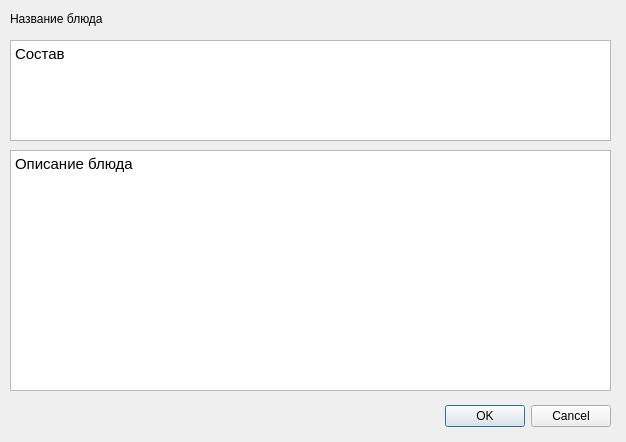
<?xml version="1.0" encoding="UTF-8"?>
<ui version="4.0">
 <class>DetailedDialog</class>
 <widget class="QDialog" name="DetailedDialog">
  <property name="geometry">
   <rect>
    <x>0</x>
    <y>0</y>
    <width>626</width>
    <height>442</height>
   </rect>
  </property>
  <property name="windowTitle">
   <string>Dialog</string>
  </property>
  <widget class="QDialogButtonBox" name="buttonBox">
   <property name="geometry">
    <rect>
     <x>270</x>
     <y>400</y>
     <width>341</width>
     <height>32</height>
    </rect>
   </property>
   <property name="orientation">
    <enum>Qt::Horizontal</enum>
   </property>
   <property name="standardButtons">
    <set>QDialogButtonBox::Cancel|QDialogButtonBox::Ok</set>
   </property>
  </widget>
  <widget class="QLabel" name="name_label">
   <property name="geometry">
    <rect>
     <x>10</x>
     <y>10</y>
     <width>131</width>
     <height>17</height>
    </rect>
   </property>
   <property name="text">
    <string>Название блюда</string>
   </property>
  </widget>
  <widget class="QTextBrowser" name="description_textBrowser">
   <property name="geometry">
    <rect>
     <x>10</x>
     <y>150</y>
     <width>601</width>
     <height>241</height>
    </rect>
   </property>
   <property name="html">
    <string>&lt;!DOCTYPE HTML PUBLIC &quot;-//W3C//DTD HTML 4.0//EN&quot; &quot;http://www.w3.org/TR/REC-html40/strict.dtd&quot;&gt;
&lt;html&gt;&lt;head&gt;&lt;meta name=&quot;qrichtext&quot; content=&quot;1&quot; /&gt;&lt;style type=&quot;text/css&quot;&gt;
p, li { white-space: pre-wrap; }
&lt;/style&gt;&lt;/head&gt;&lt;body style=&quot; font-family:'Ubuntu'; font-size:11pt; font-weight:400; font-style:normal;&quot;&gt;
&lt;p style=&quot; margin-top:0px; margin-bottom:0px; margin-left:0px; margin-right:0px; -qt-block-indent:0; text-indent:0px;&quot;&gt;Описание блюда&lt;/p&gt;&lt;/body&gt;&lt;/html&gt;</string>
   </property>
  </widget>
  <widget class="QTextBrowser" name="consist_textBrowser">
   <property name="geometry">
    <rect>
     <x>10</x>
     <y>40</y>
     <width>601</width>
     <height>101</height>
    </rect>
   </property>
   <property name="html">
    <string>&lt;!DOCTYPE HTML PUBLIC &quot;-//W3C//DTD HTML 4.0//EN&quot; &quot;http://www.w3.org/TR/REC-html40/strict.dtd&quot;&gt;
&lt;html&gt;&lt;head&gt;&lt;meta name=&quot;qrichtext&quot; content=&quot;1&quot; /&gt;&lt;style type=&quot;text/css&quot;&gt;
p, li { white-space: pre-wrap; }
&lt;/style&gt;&lt;/head&gt;&lt;body style=&quot; font-family:'Ubuntu'; font-size:11pt; font-weight:400; font-style:normal;&quot;&gt;
&lt;p style=&quot; margin-top:0px; margin-bottom:0px; margin-left:0px; margin-right:0px; -qt-block-indent:0; text-indent:0px;&quot;&gt;Состав&lt;/p&gt;&lt;/body&gt;&lt;/html&gt;</string>
   </property>
  </widget>
 </widget>
 <resources/>
 <connections>
  <connection>
   <sender>buttonBox</sender>
   <signal>accepted()</signal>
   <receiver>DetailedDialog</receiver>
   <slot>accept()</slot>
   <hints>
    <hint type="sourcelabel">
     <x>248</x>
     <y>254</y>
    </hint>
    <hint type="destinationlabel">
     <x>157</x>
     <y>274</y>
    </hint>
   </hints>
  </connection>
  <connection>
   <sender>buttonBox</sender>
   <signal>rejected()</signal>
   <receiver>DetailedDialog</receiver>
   <slot>reject()</slot>
   <hints>
    <hint type="sourcelabel">
     <x>316</x>
     <y>260</y>
    </hint>
    <hint type="destinationlabel">
     <x>286</x>
     <y>274</y>
    </hint>
   </hints>
  </connection>
 </connections>
</ui>
